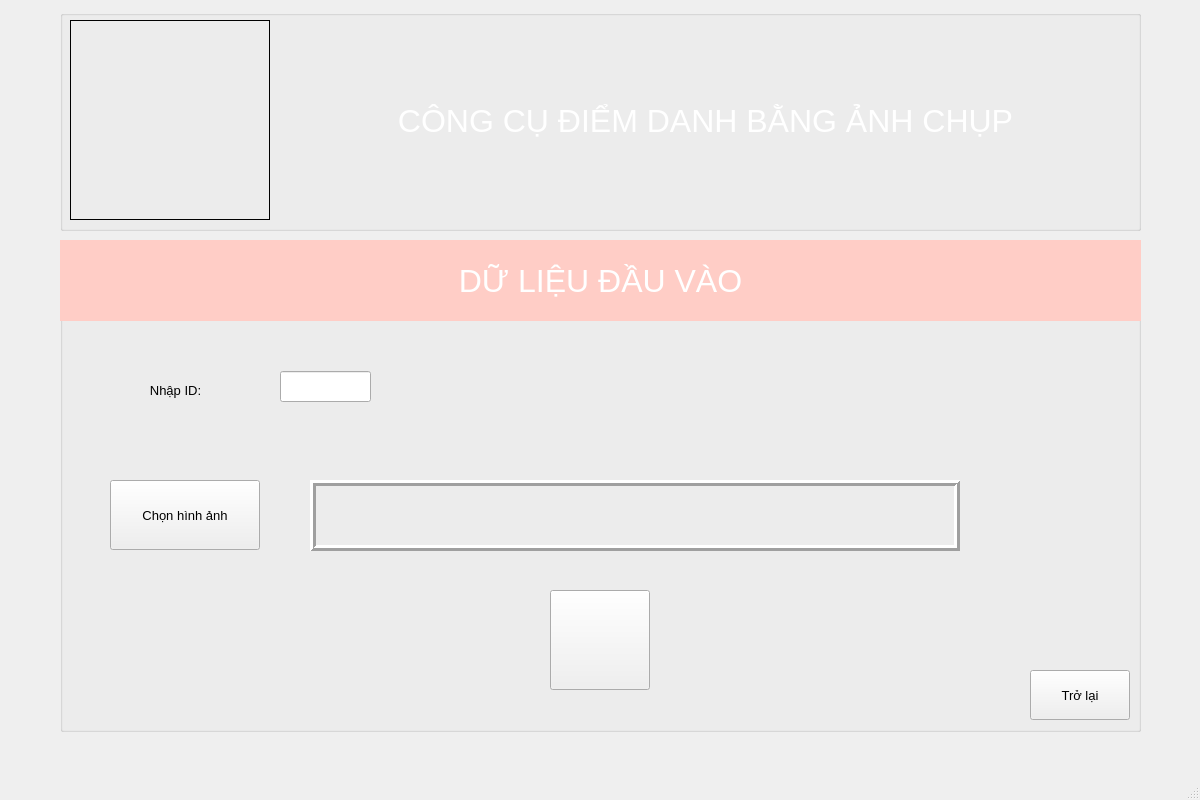
<?xml version="1.0" encoding="UTF-8"?>
<ui version="4.0">
 <class>MainWindow</class>
 <widget class="QMainWindow" name="MainWindow">
  <property name="geometry">
   <rect>
    <x>0</x>
    <y>0</y>
    <width>1200</width>
    <height>800</height>
   </rect>
  </property>
  <property name="windowTitle">
   <string>MainWindow</string>
  </property>
  <widget class="QWidget" name="centralwidget">
   <widget class="QGroupBox" name="groupBox">
    <property name="geometry">
     <rect>
      <x>60</x>
      <y>10</y>
      <width>1081</width>
      <height>221</height>
     </rect>
    </property>
    <property name="title">
     <string/>
    </property>
    <widget class="QLabel" name="label">
     <property name="geometry">
      <rect>
       <x>10</x>
       <y>10</y>
       <width>200</width>
       <height>200</height>
      </rect>
     </property>
     <property name="frameShape">
      <enum>QFrame::Box</enum>
     </property>
     <property name="text">
      <string/>
     </property>
     <property name="pixmap">
      <pixmap>C:/Users/Admin/Pictures/khuonmat/mnt-design-logo-giao-duc-1130x570.jpg</pixmap>
     </property>
     <property name="scaledContents">
      <bool>true</bool>
     </property>
     <property name="alignment">
      <set>Qt::AlignCenter</set>
     </property>
    </widget>
    <widget class="QLabel" name="label_2">
     <property name="geometry">
      <rect>
       <x>230</x>
       <y>10</y>
       <width>831</width>
       <height>201</height>
      </rect>
     </property>
     <property name="font">
      <font>
       <family>MS Shell Dlg 2</family>
       <pointsize>24</pointsize>
       <weight>9</weight>
       <italic>false</italic>
       <bold>false</bold>
      </font>
     </property>
     <property name="styleSheet">
      <string notr="true">font: 75 24pt &quot;MS Shell Dlg 2&quot;;
color: rgb(255, 255, 255);</string>
     </property>
     <property name="text">
      <string>CÔNG CỤ ĐIỂM DANH BẰNG ẢNH CHỤP</string>
     </property>
     <property name="alignment">
      <set>Qt::AlignCenter</set>
     </property>
     <property name="buddy">
      <cstring></cstring>
     </property>
    </widget>
   </widget>
   <widget class="QGroupBox" name="groupBox_2">
    <property name="geometry">
     <rect>
      <x>60</x>
      <y>240</y>
      <width>1081</width>
      <height>492</height>
     </rect>
    </property>
    <property name="font">
     <font>
      <pointsize>9</pointsize>
     </font>
    </property>
    <property name="inputMethodHints">
     <set>Qt::ImhHiddenText</set>
    </property>
    <property name="title">
     <string/>
    </property>
    <widget class="QLabel" name="label_3">
     <property name="geometry">
      <rect>
       <x>0</x>
       <y>0</y>
       <width>1081</width>
       <height>81</height>
      </rect>
     </property>
     <property name="font">
      <font>
       <family>MS Shell Dlg 2</family>
       <pointsize>24</pointsize>
       <weight>9</weight>
       <italic>false</italic>
       <bold>false</bold>
      </font>
     </property>
     <property name="layoutDirection">
      <enum>Qt::LeftToRight</enum>
     </property>
     <property name="styleSheet">
      <string notr="true">background-color: rgb(170, 255, 255);
font: 75 24pt &quot;MS Shell Dlg 2&quot;;
color: rgb(255, 255, 255);
background-color: rgb(255, 205, 198);</string>
     </property>
     <property name="midLineWidth">
      <number>0</number>
     </property>
     <property name="text">
      <string>DỮ LIỆU ĐẦU VÀO</string>
     </property>
     <property name="scaledContents">
      <bool>false</bool>
     </property>
     <property name="alignment">
      <set>Qt::AlignCenter</set>
     </property>
    </widget>
    <widget class="QPushButton" name="btnChonanh">
     <property name="geometry">
      <rect>
       <x>50</x>
       <y>240</y>
       <width>150</width>
       <height>70</height>
      </rect>
     </property>
     <property name="font">
      <font>
       <pointsize>10</pointsize>
      </font>
     </property>
     <property name="text">
      <string>Chọn hình ảnh</string>
     </property>
    </widget>
    <widget class="QPushButton" name="btnMahoa">
     <property name="geometry">
      <rect>
       <x>490</x>
       <y>350</y>
       <width>100</width>
       <height>100</height>
      </rect>
     </property>
     <property name="font">
      <font>
       <pointsize>10</pointsize>
      </font>
     </property>
     <property name="styleSheet">
      <string notr="true">background-color: rgb(239, 239, 240);</string>
     </property>
     <property name="text">
      <string/>
     </property>
     <property name="icon">
      <iconset>
       <normaloff>C:/Users/Admin/Pictures/khuonmat/crypto_pass_ticket_casino_token_fungible_nft_icon_261602.png</normaloff>C:/Users/Admin/Pictures/khuonmat/crypto_pass_ticket_casino_token_fungible_nft_icon_261602.png</iconset>
     </property>
     <property name="iconSize">
      <size>
       <width>100</width>
       <height>100</height>
      </size>
     </property>
    </widget>
    <widget class="QLabel" name="lblNhapid">
     <property name="geometry">
      <rect>
       <x>70</x>
       <y>130</y>
       <width>91</width>
       <height>41</height>
      </rect>
     </property>
     <property name="font">
      <font>
       <pointsize>10</pointsize>
      </font>
     </property>
     <property name="frameShape">
      <enum>QFrame::NoFrame</enum>
     </property>
     <property name="frameShadow">
      <enum>QFrame::Raised</enum>
     </property>
     <property name="text">
      <string>Nhập ID:</string>
     </property>
     <property name="alignment">
      <set>Qt::AlignCenter</set>
     </property>
    </widget>
    <widget class="QLineEdit" name="fiNhapid">
     <property name="geometry">
      <rect>
       <x>220</x>
       <y>131</y>
       <width>91</width>
       <height>31</height>
      </rect>
     </property>
    </widget>
    <widget class="QLabel" name="lblChonanh">
     <property name="geometry">
      <rect>
       <x>250</x>
       <y>240</y>
       <width>650</width>
       <height>71</height>
      </rect>
     </property>
     <property name="font">
      <font>
       <pointsize>17</pointsize>
      </font>
     </property>
     <property name="frameShape">
      <enum>QFrame::Box</enum>
     </property>
     <property name="frameShadow">
      <enum>QFrame::Raised</enum>
     </property>
     <property name="lineWidth">
      <number>3</number>
     </property>
     <property name="text">
      <string/>
     </property>
     <property name="scaledContents">
      <bool>false</bool>
     </property>
    </widget>
    <widget class="QPushButton" name="btnTrolai">
     <property name="geometry">
      <rect>
       <x>970</x>
       <y>430</y>
       <width>100</width>
       <height>50</height>
      </rect>
     </property>
     <property name="font">
      <font>
       <pointsize>10</pointsize>
      </font>
     </property>
     <property name="text">
      <string>Trở lại</string>
     </property>
    </widget>
   </widget>
  </widget>
  <widget class="QMenuBar" name="menubar">
   <property name="geometry">
    <rect>
     <x>0</x>
     <y>0</y>
     <width>1200</width>
     <height>26</height>
    </rect>
   </property>
  </widget>
  <widget class="QStatusBar" name="statusbar"/>
 </widget>
 <resources/>
 <connections/>
</ui>
